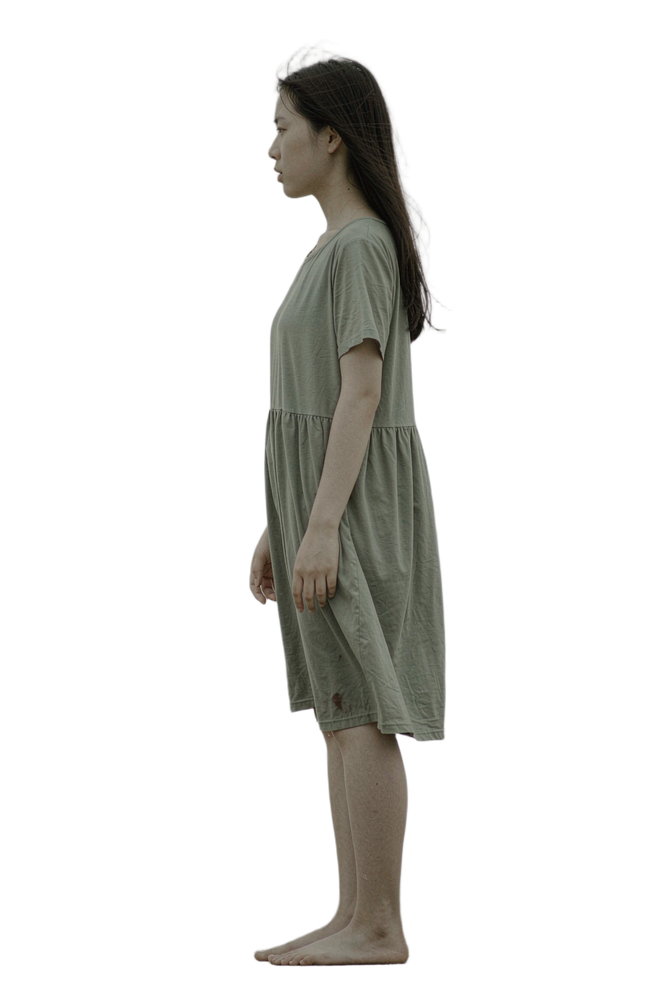
#> input picture project/frontend/media/subject_clean.png, 667 x 1000 px, shrunk from 1024 x 1536 before the run, found by its file name
$ python gen_subject_edge.py
#> lines starting #> are read from the running program, lines starting #| are printed output that depends on the picture
# -*- coding: utf-8 -*-
"""生成 02 EXTRACT 章的极细主体描边层（评审建议：mask 描边优于矩形框）。

从 subject_clean.png 的 alpha 提取 1px 级轮廓，着色 rgba(126,167,180,.45)，
输出与原照片同帧（1024x1536）的 PNG，前端按主体摆位对齐叠加，随扫描带渐显。
"""
import os
import numpy as np
from PIL import Image, ImageFilter

M = r"G:\myself\作业\生产实习\imagecompose-site\media"

src = Image.open(os.path.join(M, "subject_clean.png")).convert("RGBA")
#> src is the input picture: PIL image 667x1000 RGBA; mean R, G, B, A 18.3, 17.9, 15.7, 43.5
a = src.split()[3].filter(ImageFilter.GaussianBlur(0.8))
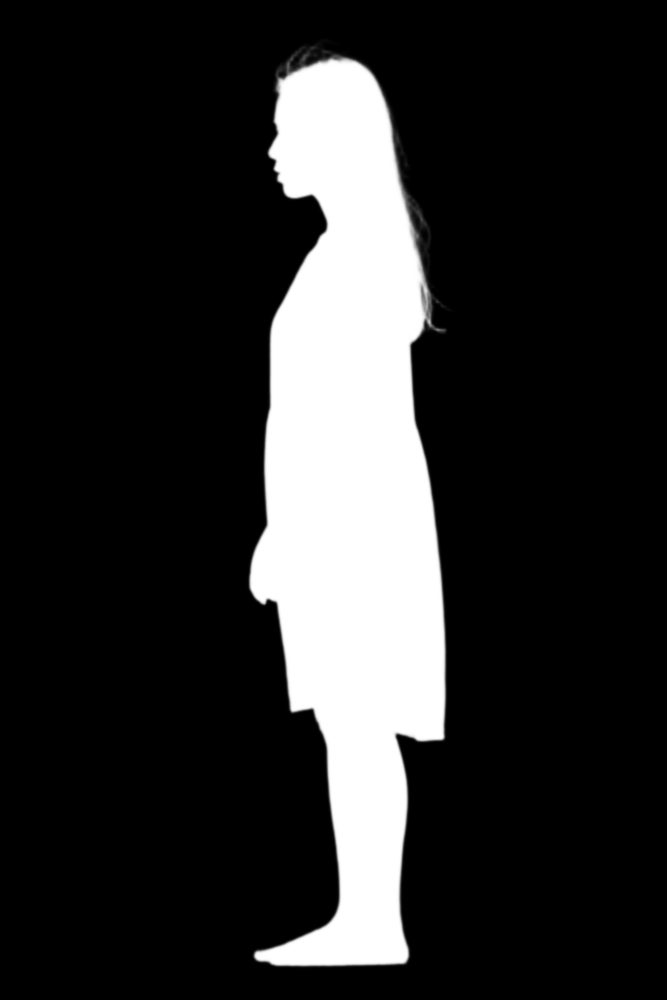
#> a: PIL image 667x1000 L; min 0, max 255, mean 43.5
arr = np.asarray(a).astype(np.float32)

gx = np.abs(arr - np.roll(arr, 1, axis=1))
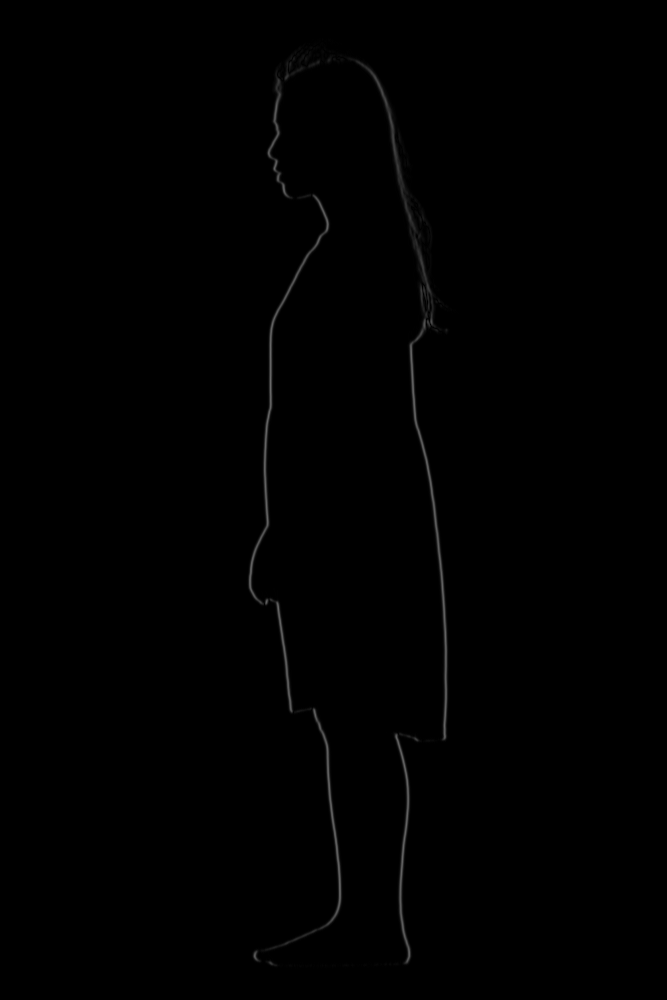
#> gx: shape (1000, 667) float32; min 0, max 104, mean 0.7
gy = np.abs(arr - np.roll(arr, 1, axis=0))
edge = np.clip(gx + gy, 0, 255)

edge_img = Image.fromarray(edge.astype(np.uint8), "L").filter(ImageFilter.MaxFilter(3))
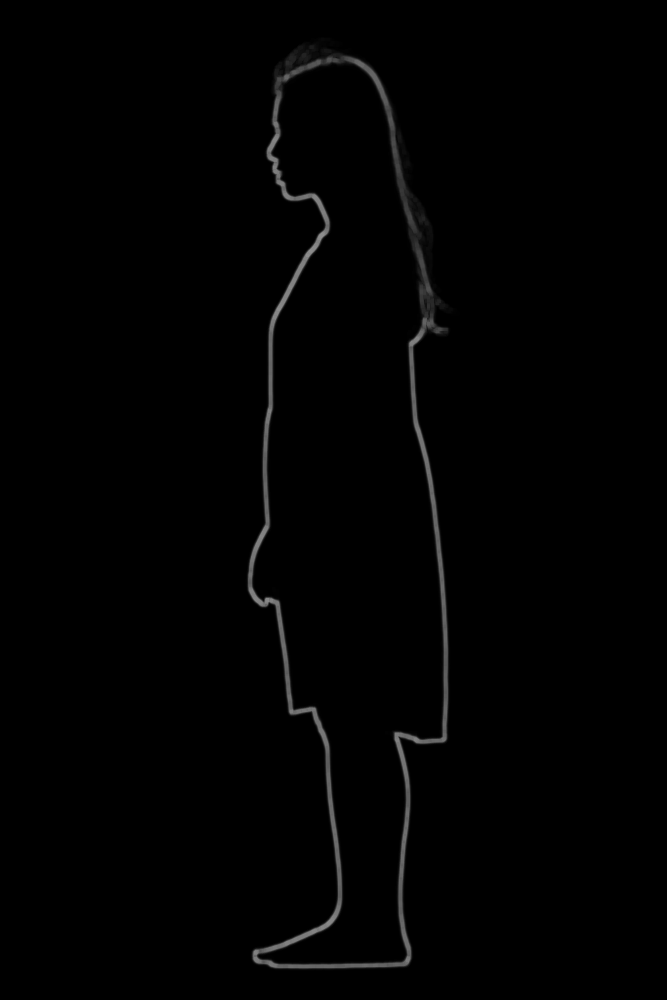
#> edge_img: PIL image 667x1000 L; min 0, max 140, mean 1.9
edge_img = edge_img.filter(ImageFilter.GaussianBlur(0.7))
e = np.asarray(edge_img).astype(np.float32) / 255.0

alpha = (e * 0.45 * 255).astype(np.uint8)
rgb = np.zeros((*edge.shape, 3), dtype=np.uint8)
rgb[:, :] = (126, 167, 180)

out = np.concatenate([rgb, alpha[:, :, None]], axis=2)
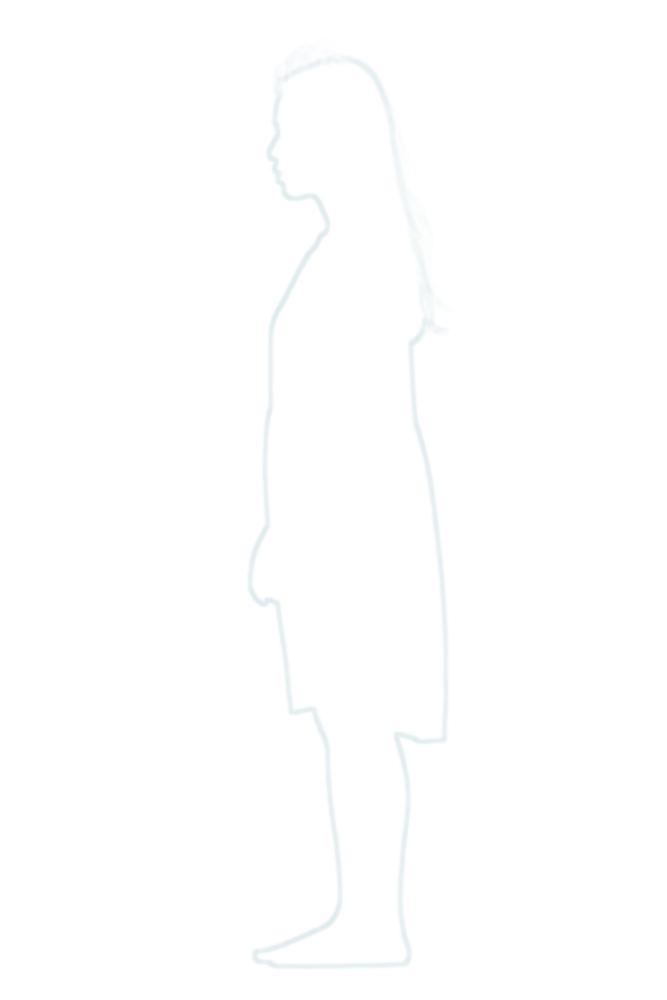
#> out: shape (1000, 667, 4); mean of channels 0, 1, 2, 3 126, 167, 180, 0.8; transparent parts drawn white
Image.fromarray(out, "RGBA").save(os.path.join(M, "subject_edge.png"), optimize=True)
print("subject_edge", out.shape)
#| subject_edge (1000, 667, 4)
